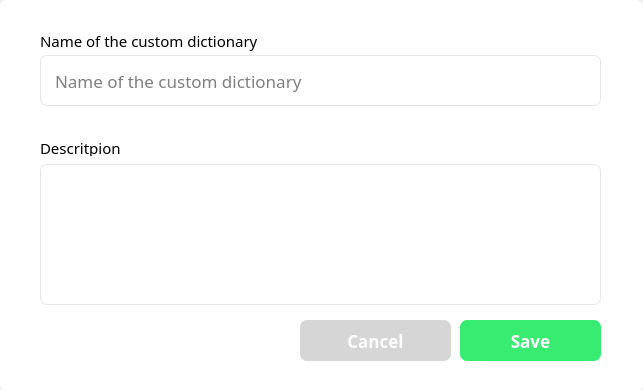
<?xml version="1.0" encoding="UTF-8"?>
<ui version="4.0">
 <class>CreateACustomDictionaryWindow</class>
 <widget class="QMainWindow" name="CreateACustomDictionaryWindow">
  <property name="geometry">
   <rect>
    <x>0</x>
    <y>0</y>
    <width>643</width>
    <height>390</height>
   </rect>
  </property>
  <property name="minimumSize">
   <size>
    <width>643</width>
    <height>236</height>
   </size>
  </property>
  <property name="maximumSize">
   <size>
    <width>16777215</width>
    <height>16777215</height>
   </size>
  </property>
  <property name="windowTitle">
   <string>MainWindow</string>
  </property>
  <widget class="QWidget" name="CreateACustomDictionaryCentralWidget">
   <widget class="QFrame" name="mainFrame">
    <property name="geometry">
     <rect>
      <x>0</x>
      <y>0</y>
      <width>643</width>
      <height>391</height>
     </rect>
    </property>
    <property name="styleSheet">
     <string notr="true">QFrame {
	background-color: rgb(255, 255, 255);
	border: none;
	border-radius: 7px;
}</string>
    </property>
    <property name="frameShape">
     <enum>QFrame::StyledPanel</enum>
    </property>
    <property name="frameShadow">
     <enum>QFrame::Raised</enum>
    </property>
    <widget class="QLineEdit" name="blankForTheNameOfDictionary">
     <property name="geometry">
      <rect>
       <x>40</x>
       <y>55</y>
       <width>561</width>
       <height>51</height>
      </rect>
     </property>
     <property name="font">
      <font>
       <family>Montserrat</family>
       <pointsize>13</pointsize>
       <bold>false</bold>
      </font>
     </property>
     <property name="styleSheet">
      <string notr="true">QLineEdit {
	background-color: rgb(255, 255, 255);
	border: 1px solid rgb(229, 229, 229);
	border-radius: 7px;
	padding: 12px;
}</string>
     </property>
     <property name="text">
      <string/>
     </property>
     <property name="placeholderText">
      <string>Name of the custom dictionary</string>
     </property>
    </widget>
    <widget class="QLabel" name="nameLabel">
     <property name="geometry">
      <rect>
       <x>40</x>
       <y>30</y>
       <width>231</width>
       <height>21</height>
      </rect>
     </property>
     <property name="font">
      <font>
       <family>Montserrat</family>
       <pointsize>11</pointsize>
       <bold>false</bold>
      </font>
     </property>
     <property name="styleSheet">
      <string notr="true">QLabel {
	background-color: none;
	border: none;
}</string>
     </property>
     <property name="text">
      <string>Name of the custom dictionary</string>
     </property>
    </widget>
    <widget class="QPushButton" name="cancelButton">
     <property name="geometry">
      <rect>
       <x>300</x>
       <y>320</y>
       <width>151</width>
       <height>41</height>
      </rect>
     </property>
     <property name="font">
      <font>
       <family>Montserrat</family>
       <pointsize>13</pointsize>
       <bold>true</bold>
      </font>
     </property>
     <property name="cursor">
      <cursorShape>PointingHandCursor</cursorShape>
     </property>
     <property name="styleSheet">
      <string notr="true">QPushButton {
	background-color: rgb(214, 214, 214);
	border-radius: 7px;
	color: rgb(255, 255, 255);
	border: none;
}

QPushButton:hover {
	background-color: rgb(208, 208, 208);
}

QPushButton:pressed {
	background-color: rgb(202, 202, 202);
}</string>
     </property>
     <property name="text">
      <string>Cancel</string>
     </property>
    </widget>
    <widget class="QPushButton" name="saveAndCreateADictionaryButton">
     <property name="geometry">
      <rect>
       <x>460</x>
       <y>320</y>
       <width>141</width>
       <height>41</height>
      </rect>
     </property>
     <property name="font">
      <font>
       <family>Montserrat</family>
       <pointsize>13</pointsize>
       <bold>true</bold>
      </font>
     </property>
     <property name="cursor">
      <cursorShape>PointingHandCursor</cursorShape>
     </property>
     <property name="styleSheet">
      <string notr="true">QPushButton {
	background-color: rgb(56, 236, 113);
	border-radius: 7px;
	color: rgb(255, 255, 255);
	border: none;
}

QPushButton:hover {
	background-color: rgb(69, 241, 124);
}

QPushButton:pressed {
	background-color: rgb(48, 221, 103);
}</string>
     </property>
     <property name="text">
      <string>Save</string>
     </property>
    </widget>
    <widget class="QPlainTextEdit" name="blankForTheDescription">
     <property name="geometry">
      <rect>
       <x>40</x>
       <y>164</y>
       <width>561</width>
       <height>141</height>
      </rect>
     </property>
     <property name="font">
      <font>
       <family>Montserrat</family>
       <pointsize>13</pointsize>
       <bold>false</bold>
      </font>
     </property>
     <property name="styleSheet">
      <string notr="true">QPlainTextEdit {
	background-color: rgb(255, 255, 255);
	border: 1px solid rgb(229, 229, 229);
	border-radius: 7px;
	padding: 12px;
}</string>
     </property>
     <property name="verticalScrollBarPolicy">
      <enum>Qt::ScrollBarAlwaysOff</enum>
     </property>
     <property name="horizontalScrollBarPolicy">
      <enum>Qt::ScrollBarAlwaysOff</enum>
     </property>
     <property name="plainText">
      <string/>
     </property>
     <property name="overwriteMode">
      <bool>false</bool>
     </property>
     <property name="placeholderText">
      <string>Enter the description</string>
     </property>
    </widget>
    <widget class="QLabel" name="descriptionLabel">
     <property name="geometry">
      <rect>
       <x>40</x>
       <y>140</y>
       <width>91</width>
       <height>16</height>
      </rect>
     </property>
     <property name="font">
      <font>
       <family>Montserrat</family>
       <pointsize>11</pointsize>
       <italic>false</italic>
       <bold>false</bold>
      </font>
     </property>
     <property name="styleSheet">
      <string notr="true">QLabel {
	background-color: none;
	border: none;
}</string>
     </property>
     <property name="text">
      <string>Descritpion</string>
     </property>
     <property name="wordWrap">
      <bool>true</bool>
     </property>
    </widget>
   </widget>
  </widget>
 </widget>
 <resources/>
 <connections/>
</ui>
